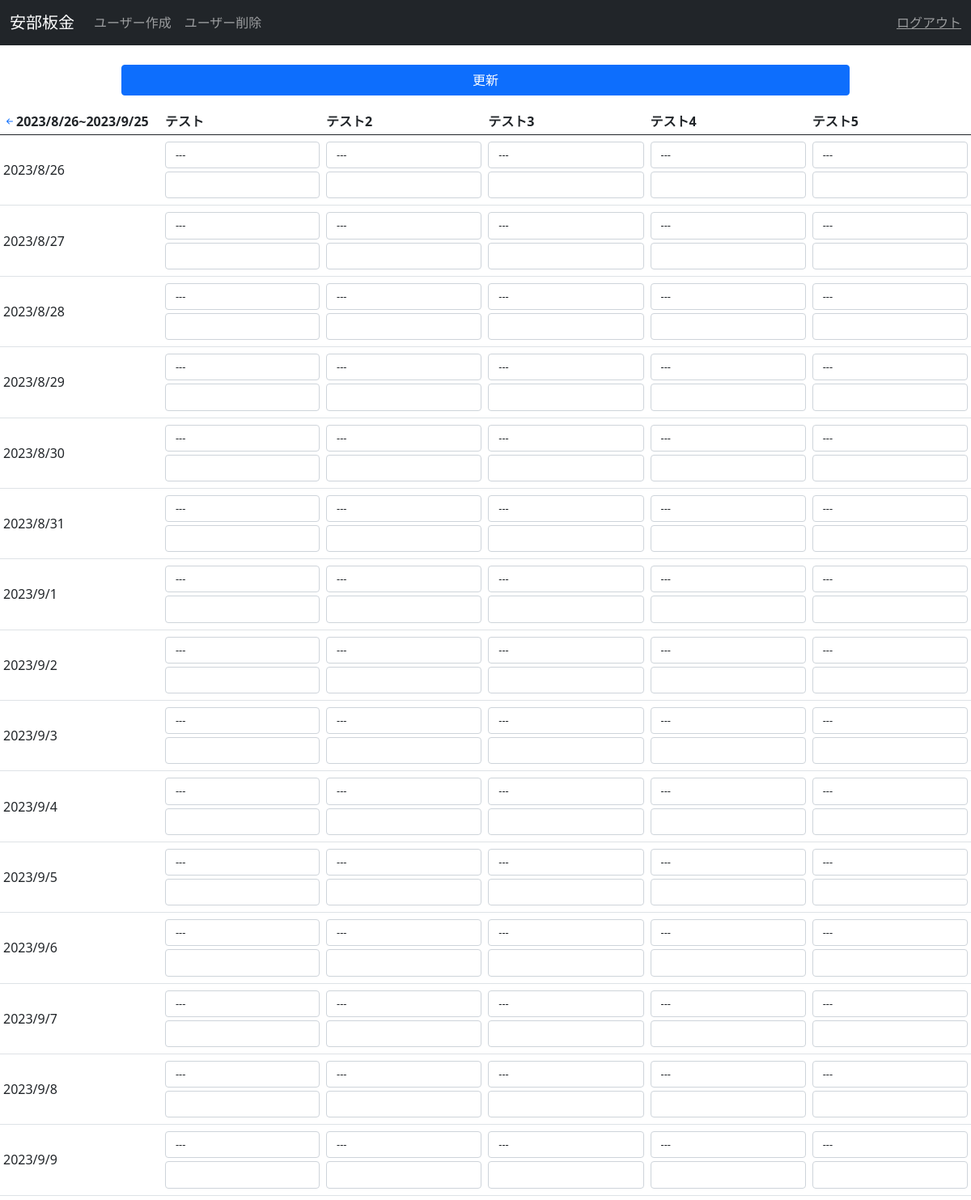
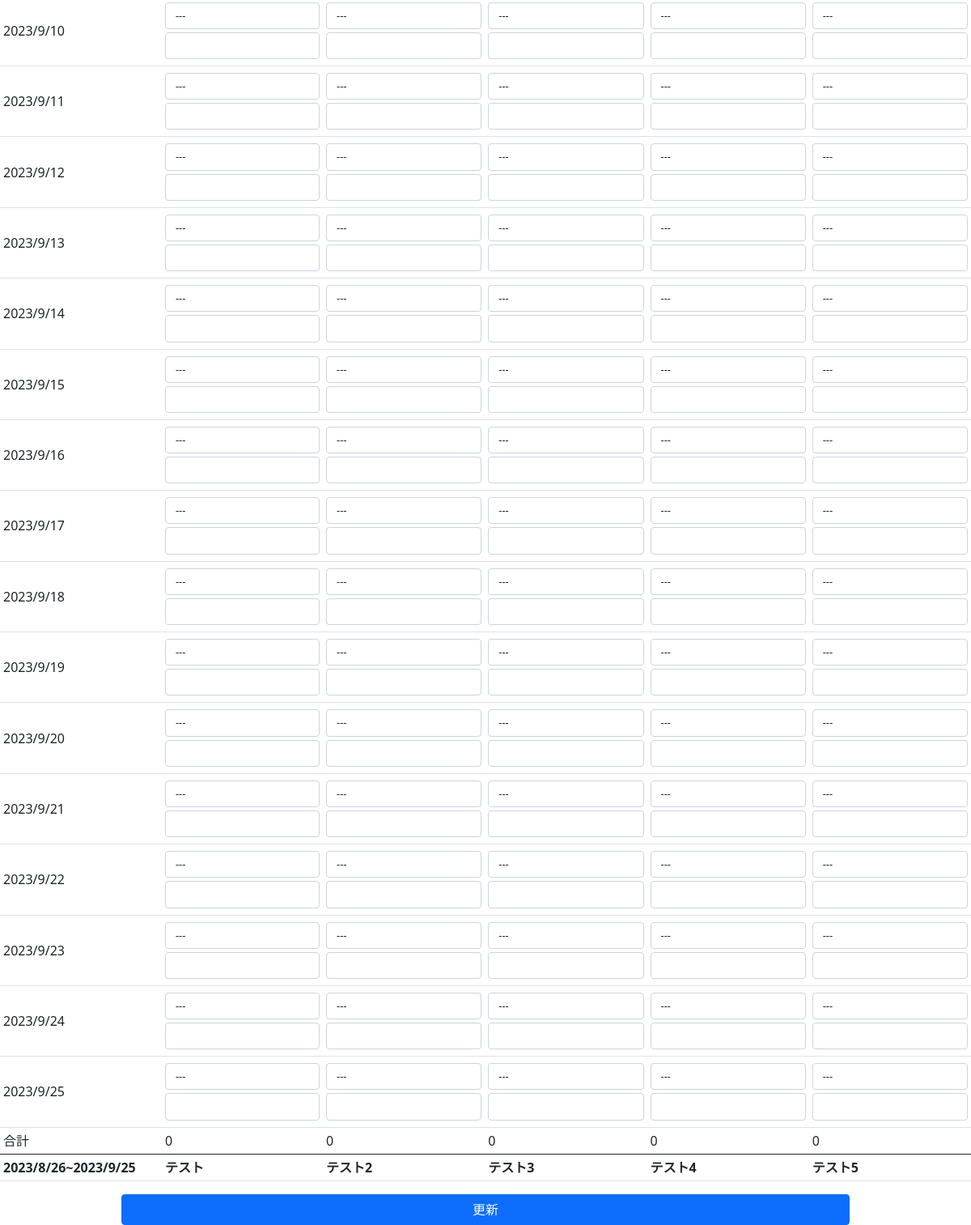
Before: /Manager/date/2023/8/26 (signed in) with the older database file (2 pictures, top to bottom).
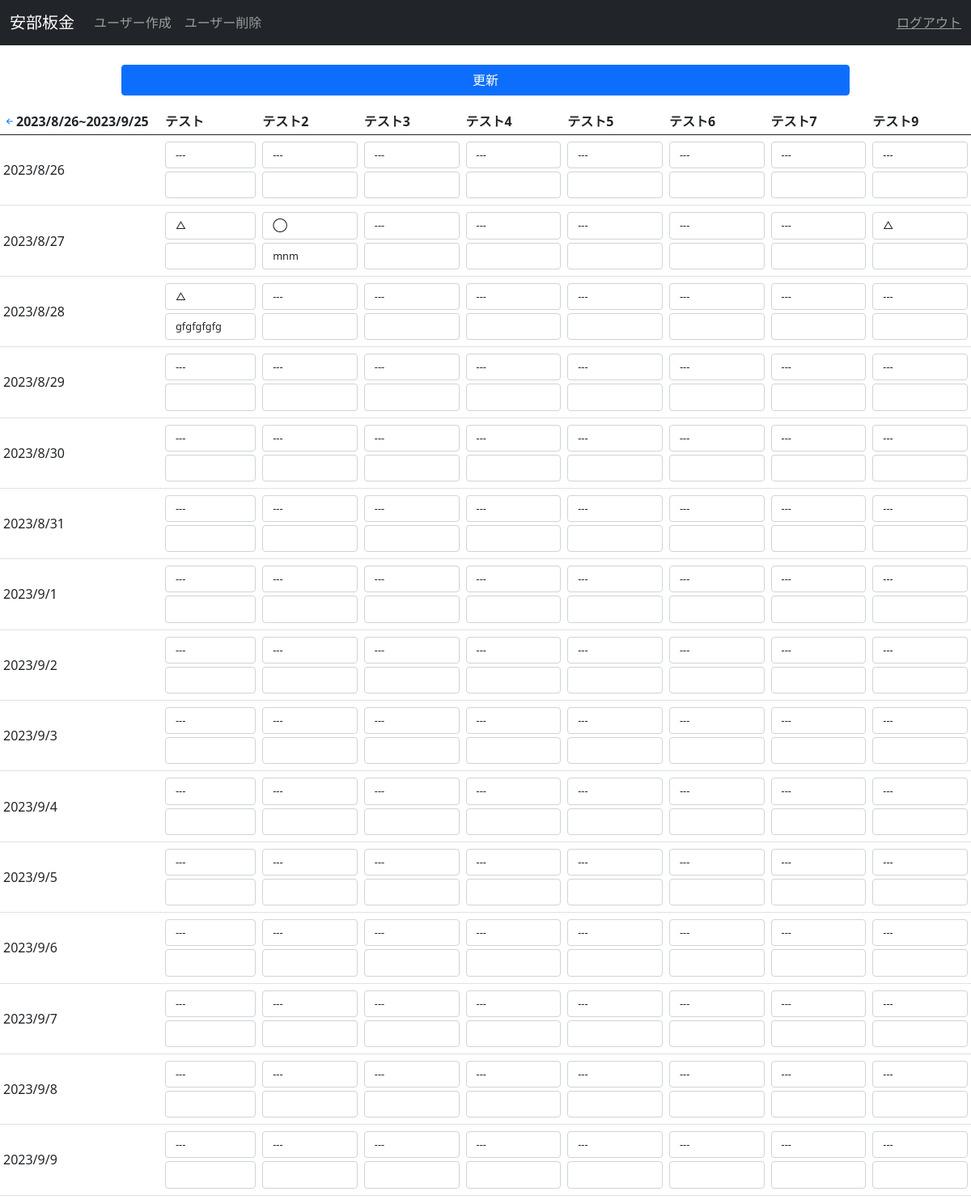
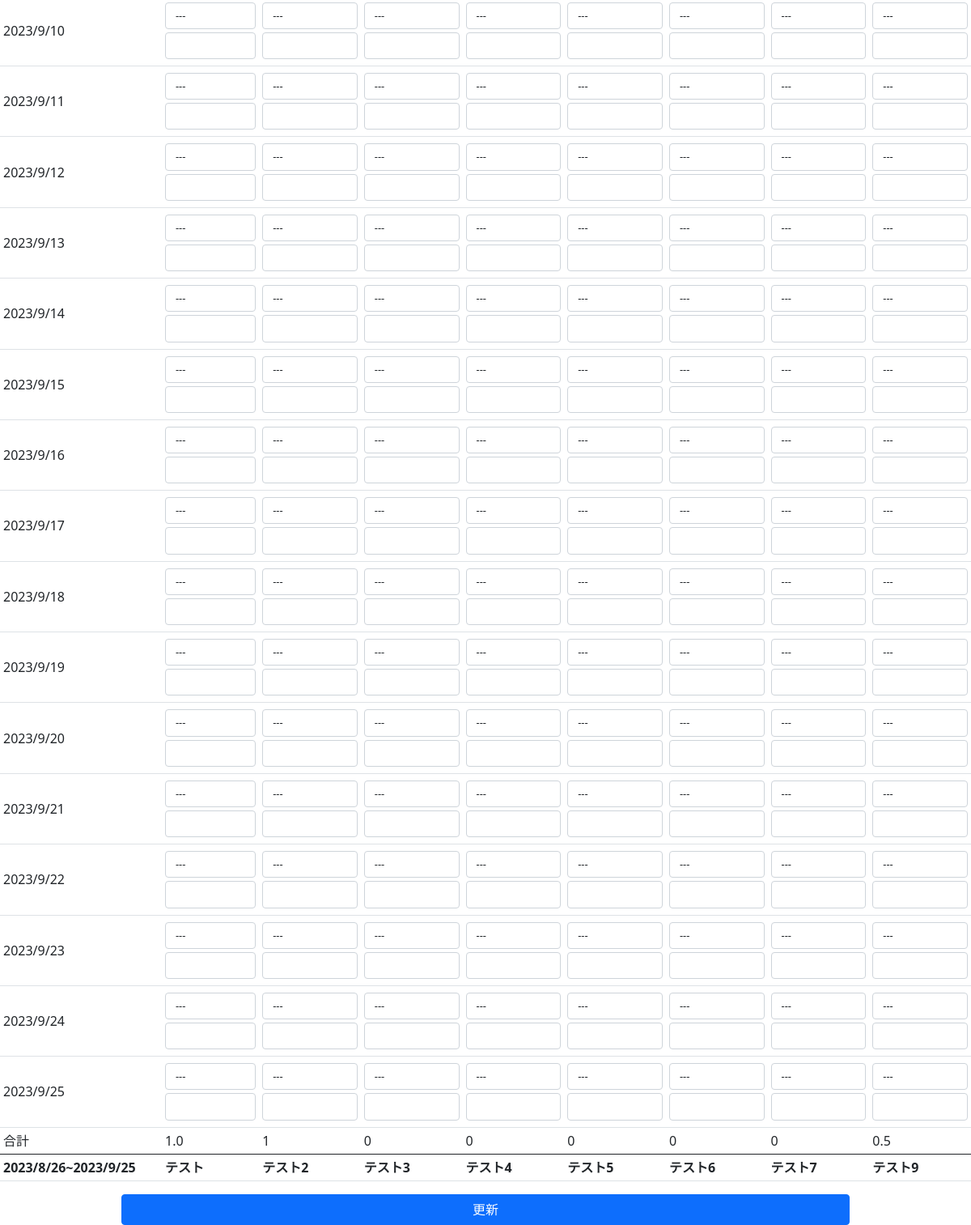
After: the same page with the newer database file (2 pictures, top to bottom).
### User/models.py (models this page shows)
class AbeUser(AbstractUser):
    is_guest = models.BooleanField(default=False)

### Manager/views.py (the view, shortened to what this page needs)
# urls.py: path("date/<year>/<month>/<day>", views.ManagerDateView.as_view(), name='date'),
class ManagerDateView(LoginRequiredMixin, TemplateView):
    template_name = "Manager/date.html"
    def get_context_data(self, **kwargs):
        ctx = super().get_context_data(**kwargs)
        users = AbeUser.objects.filter(is_staff=False).order_by("id")
        ctx["users"] = users
        date_start = datetime.datetime.strptime(
            str(self.kwargs.get("year"))
            + "-"
            + str(self.kwargs.get("month"))
            + "-"
            + str(self.kwargs.get("day")),
            "%Y-%m-%d",
        ).date()
        date_end = date_start + relativedelta(months=1) - datetime.timedelta(days=1)
        ctx["date_start"] = date_start
        ctx["date_end"] = date_end
        ctx["pre_date_start"] = date_start - relativedelta(months=1)
        ctx["next_date_start"] = date_start + relativedelta(months=1)
        if date_end < timezone.now().today().date():
            ctx["is_safe_date"] = True
        counts = []
        map_time = [1, 0.5, 0]
        for user in users:
            counts.append(
                sum(
                    [
                        map_time[x.state]
                        for x in Log.objects.filter(
                            user=user, date__range=[date_start, date_end]
                        )
                    ]
                )
            )
        ctx["counts"] = counts
        choices = [(0, "◯"), ("1", "△"), ("2", "✕"), ("3", "---")]
        date_logs = []
        for i in range((date_end - date_start).days + 1):
            logs = []
            for user in users:
                log = Log.objects.filter(user=user, date=date_start).first()
                form = forms.Form()
                if log == None:
                    form.fields[
                        "state_" + user.username + "_" + str(date_start)
                    ] = forms.ChoiceField(
                        widget=forms.widgets.Select(
                            attrs={"class": "form-control", "style": "font-size: 0.8em"}
                        ),
                        label="",
                        choices=choices,
                        initial=3,
                    )
                    form.fields[
                        "location_" + user.username + "_" + str(date_start)
                    ] = forms.CharField(
                        widget=forms.widgets.TextInput(
                            attrs={"class": "form-control", "style": "font-size: 0.8em"}
                        ),
                        label="",
                        required=False,
                    )
                    logs.append(form)
                else:
                    form.fields[
                        "state_" + user.username + "_" + str(date_start)
                    ] = forms.ChoiceField(
                        widget=forms.widgets.Select(
                            attrs={"class": "form-control", "style": "font-size: 0.8em"}
                        ),
                        label="",
                        choices=choices,
                        initial=log.state,
                    )
                    form.fields[
                        "location_" + user.username + "_" + str(date_start)
                    ] = forms.CharField(
                        widget=forms.widgets.TextInput(
                            attrs={"class": "form-control", "style": "font-size: 0.8em"}
                        ),
                        label="",
                        required=False,
                        initial=log.location,
                    )
                    logs.append(form)
            date_logs.append((date_start, logs))
            date_start = date_start + datetime.timedelta(days=1)
        ctx["date_logs"] = date_logs
        return ctx

### Manager/templates/Manager/date.html (shortened to what this page needs)
{% extends 'Manager/base.html' %} {% block content %}
<form method="post" class="table-responsive d-flex flex-column mt-2">
  <input type="submit" class="btn btn-primary w-75 my-3 mx-auto" value="更新" />
  <table class="table table-sm text-nowrap align-middle">
    <thead>
      <tr>
        <th class="col-2">
          <a href="{% url 'Manager:date' pre_date_start.year pre_date_start.month pre_date_start.day %}"><i class="bi bi-arrow-left-short"></i></a>{{ date_start.year }}/{{ date_start.month }}/{{ date_start.day }}~{{date_end.year }}/{{ date_end.month }}/{{ date_end.day }}
        </th>
        {% for user in users %}
        <th>{{ user.username }}</th>
        {% endfor %}
      </tr>
    </thead>
    {% for date, logs in date_logs %}
    <tr>
      <td>{{ date.year }}/{{ date.month }}/{{ date.day }}</td>
      {% for log in logs %}
      <td>
        {% for field in log %}
        <p class="my-1">{{ field }}</p>
        {% endfor %}
      </td>
      {% endfor %}
    </tr>
    {% endfor %}
    <td>合計</td>
    {% for count in counts %}
    <td>{{count}}</td>
    {% endfor %}
    <tfoot>
      <tr>
        <th class="col-2">{{ date_start.year }}/{{ date_start.month }}/{{ date_start.day }}~{{ date_end.year }}/{{ date_end.month }}/{{ date_end.day }}</th>
        {% for user in users %}
        <th>{{ user.username }}</th>
        {% endfor %}
      </tr>
    </tfoot>
  </table>
  <input type="submit" class="btn btn-primary w-75 mx-auto" value="更新" />
</form>
{% endblock %}

Changed rows visible on the page:
added AbeUser: username "テスト6"
added AbeUser: username "テスト7"
added AbeUser: username "テスト9"
Other visible differences:
form field field: "---" → "△"
form field field: "---" → "◯"
form field field: (not shown) → "mnm"
form field field: (not shown) → "gfgfgfgfg"
new list line: "1.0"
new list line: "1"
new list line: "0.5"
